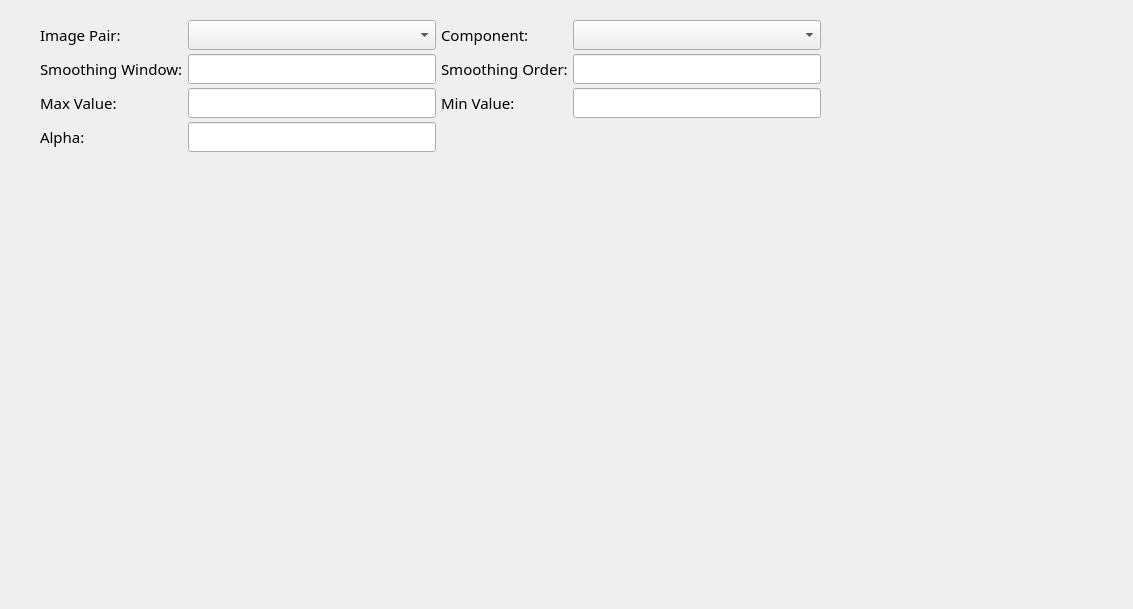
<?xml version="1.0" encoding="UTF-8"?>
<ui version="4.0">
 <class>Form</class>
 <widget class="QWidget" name="Form">
  <property name="geometry">
   <rect>
    <x>0</x>
    <y>0</y>
    <width>1133</width>
    <height>609</height>
   </rect>
  </property>
  <property name="windowTitle">
   <string>Form</string>
  </property>
  <widget class="QWidget" name="gridLayoutWidget">
   <property name="geometry">
    <rect>
     <x>40</x>
     <y>20</y>
     <width>781</width>
     <height>135</height>
    </rect>
   </property>
   <property name="sizePolicy">
    <sizepolicy hsizetype="Minimum" vsizetype="Fixed">
     <horstretch>0</horstretch>
     <verstretch>0</verstretch>
    </sizepolicy>
   </property>
   <layout class="QGridLayout" name="gridLayout">
    <property name="horizontalSpacing">
     <number>5</number>
    </property>
    <property name="verticalSpacing">
     <number>4</number>
    </property>
    <item row="0" column="0">
     <widget class="QLabel" name="imgPairLab">
      <property name="sizePolicy">
       <sizepolicy hsizetype="Minimum" vsizetype="Fixed">
        <horstretch>0</horstretch>
        <verstretch>0</verstretch>
       </sizepolicy>
      </property>
      <property name="font">
       <font>
        <family>Figtree Light</family>
        <pointsize>11</pointsize>
       </font>
      </property>
      <property name="text">
       <string>Image Pair:</string>
      </property>
     </widget>
    </item>
    <item row="0" column="1">
     <widget class="QComboBox" name="imgPairIn">
      <property name="sizePolicy">
       <sizepolicy hsizetype="Minimum" vsizetype="Fixed">
        <horstretch>0</horstretch>
        <verstretch>0</verstretch>
       </sizepolicy>
      </property>
      <property name="font">
       <font>
        <family>Figtree Light</family>
        <pointsize>11</pointsize>
       </font>
      </property>
     </widget>
    </item>
    <item row="0" column="2">
     <widget class="QLabel" name="compLab">
      <property name="sizePolicy">
       <sizepolicy hsizetype="Minimum" vsizetype="Fixed">
        <horstretch>0</horstretch>
        <verstretch>0</verstretch>
       </sizepolicy>
      </property>
      <property name="font">
       <font>
        <family>Figtree Light</family>
        <pointsize>11</pointsize>
       </font>
      </property>
      <property name="text">
       <string>Component:</string>
      </property>
     </widget>
    </item>
    <item row="0" column="3">
     <widget class="QComboBox" name="compIn">
      <property name="sizePolicy">
       <sizepolicy hsizetype="Minimum" vsizetype="Fixed">
        <horstretch>0</horstretch>
        <verstretch>0</verstretch>
       </sizepolicy>
      </property>
      <property name="font">
       <font>
        <family>Figtree Light</family>
        <pointsize>11</pointsize>
       </font>
      </property>
     </widget>
    </item>
    <item row="1" column="0">
     <widget class="QLabel" name="smoothWinLab">
      <property name="sizePolicy">
       <sizepolicy hsizetype="Minimum" vsizetype="Fixed">
        <horstretch>0</horstretch>
        <verstretch>0</verstretch>
       </sizepolicy>
      </property>
      <property name="font">
       <font>
        <family>Figtree Light</family>
        <pointsize>11</pointsize>
       </font>
      </property>
      <property name="text">
       <string>Smoothing Window:</string>
      </property>
     </widget>
    </item>
    <item row="1" column="1">
     <widget class="QLineEdit" name="smoothWinIn">
      <property name="sizePolicy">
       <sizepolicy hsizetype="Expanding" vsizetype="Fixed">
        <horstretch>0</horstretch>
        <verstretch>0</verstretch>
       </sizepolicy>
      </property>
      <property name="font">
       <font>
        <family>Figtree Light</family>
        <pointsize>11</pointsize>
       </font>
      </property>
     </widget>
    </item>
    <item row="1" column="2">
     <widget class="QLabel" name="smoothOrderLab">
      <property name="sizePolicy">
       <sizepolicy hsizetype="Minimum" vsizetype="Fixed">
        <horstretch>0</horstretch>
        <verstretch>0</verstretch>
       </sizepolicy>
      </property>
      <property name="font">
       <font>
        <family>Figtree Light</family>
        <pointsize>11</pointsize>
       </font>
      </property>
      <property name="text">
       <string>Smoothing Order:</string>
      </property>
     </widget>
    </item>
    <item row="2" column="0">
     <widget class="QLabel" name="maxValLab">
      <property name="sizePolicy">
       <sizepolicy hsizetype="Minimum" vsizetype="Fixed">
        <horstretch>0</horstretch>
        <verstretch>0</verstretch>
       </sizepolicy>
      </property>
      <property name="font">
       <font>
        <family>Figtree Light</family>
        <pointsize>11</pointsize>
       </font>
      </property>
      <property name="text">
       <string>Max Value:</string>
      </property>
     </widget>
    </item>
    <item row="2" column="1">
     <widget class="QLineEdit" name="maxValIn">
      <property name="sizePolicy">
       <sizepolicy hsizetype="Minimum" vsizetype="Fixed">
        <horstretch>0</horstretch>
        <verstretch>0</verstretch>
       </sizepolicy>
      </property>
      <property name="font">
       <font>
        <family>Figtree Light</family>
        <pointsize>11</pointsize>
       </font>
      </property>
     </widget>
    </item>
    <item row="2" column="2">
     <widget class="QLabel" name="minValLab">
      <property name="sizePolicy">
       <sizepolicy hsizetype="Minimum" vsizetype="Fixed">
        <horstretch>0</horstretch>
        <verstretch>0</verstretch>
       </sizepolicy>
      </property>
      <property name="font">
       <font>
        <family>Figtree Light</family>
        <pointsize>11</pointsize>
       </font>
      </property>
      <property name="text">
       <string>Min Value:</string>
      </property>
     </widget>
    </item>
    <item row="2" column="3">
     <widget class="QLineEdit" name="minValIn">
      <property name="sizePolicy">
       <sizepolicy hsizetype="Minimum" vsizetype="Fixed">
        <horstretch>0</horstretch>
        <verstretch>0</verstretch>
       </sizepolicy>
      </property>
      <property name="font">
       <font>
        <family>Figtree Light</family>
        <pointsize>11</pointsize>
       </font>
      </property>
     </widget>
    </item>
    <item row="3" column="0">
     <widget class="QLabel" name="alphaLab">
      <property name="sizePolicy">
       <sizepolicy hsizetype="Minimum" vsizetype="Fixed">
        <horstretch>0</horstretch>
        <verstretch>0</verstretch>
       </sizepolicy>
      </property>
      <property name="font">
       <font>
        <family>Figtree Light</family>
        <pointsize>11</pointsize>
       </font>
      </property>
      <property name="text">
       <string>Alpha:</string>
      </property>
     </widget>
    </item>
    <item row="3" column="1">
     <widget class="QLineEdit" name="alphaIn">
      <property name="sizePolicy">
       <sizepolicy hsizetype="Expanding" vsizetype="Fixed">
        <horstretch>0</horstretch>
        <verstretch>0</verstretch>
       </sizepolicy>
      </property>
      <property name="font">
       <font>
        <family>Figtree Light</family>
        <pointsize>11</pointsize>
       </font>
      </property>
     </widget>
    </item>
    <item row="1" column="3">
     <widget class="QLineEdit" name="smoothOrderIn">
      <property name="sizePolicy">
       <sizepolicy hsizetype="Expanding" vsizetype="Fixed">
        <horstretch>0</horstretch>
        <verstretch>0</verstretch>
       </sizepolicy>
      </property>
      <property name="font">
       <font>
        <family>Figtree Light</family>
        <pointsize>11</pointsize>
       </font>
      </property>
     </widget>
    </item>
   </layout>
  </widget>
 </widget>
 <resources/>
 <connections/>
</ui>
